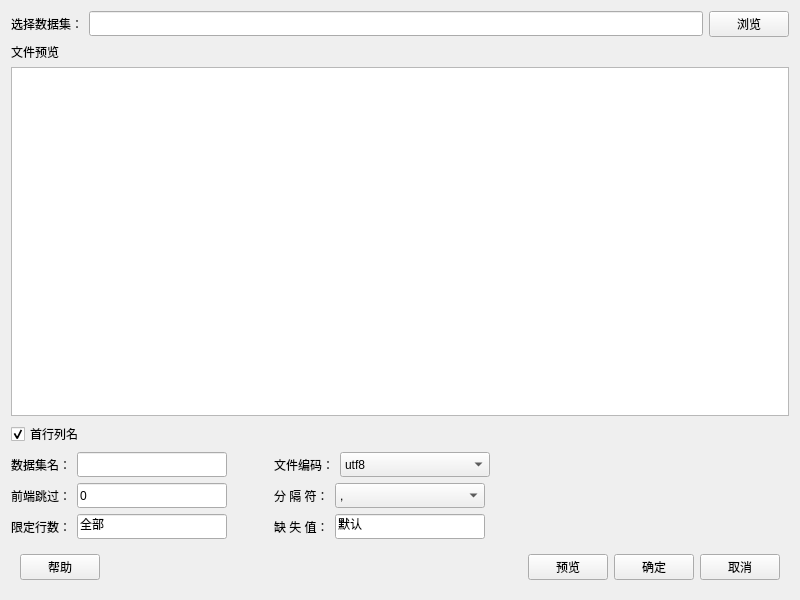
<?xml version="1.0" encoding="UTF-8"?>
<ui version="4.0">
 <class>Form</class>
 <widget class="QWidget" name="Form">
  <property name="geometry">
   <rect>
    <x>0</x>
    <y>0</y>
    <width>800</width>
    <height>600</height>
   </rect>
  </property>
  <property name="minimumSize">
   <size>
    <width>800</width>
    <height>600</height>
   </size>
  </property>
  <property name="maximumSize">
   <size>
    <width>16777215</width>
    <height>16777215</height>
   </size>
  </property>
  <property name="windowTitle">
   <string>导入文本数据</string>
  </property>
  <property name="windowIcon">
   <iconset>
    <normaloff>:/color/theme/default/icons/txt.svg</normaloff>:/color/theme/default/icons/txt.svg</iconset>
  </property>
  <layout class="QVBoxLayout" name="verticalLayout_3">
   <item>
    <layout class="QHBoxLayout" name="horizontalLayout">
     <item>
      <widget class="QLabel" name="label_8">
       <property name="minimumSize">
        <size>
         <width>0</width>
         <height>25</height>
        </size>
       </property>
       <property name="text">
        <string>选择数据集：</string>
       </property>
      </widget>
     </item>
     <item>
      <widget class="QLineEdit" name="lineEdit_filePath">
       <property name="minimumSize">
        <size>
         <width>0</width>
         <height>25</height>
        </size>
       </property>
      </widget>
     </item>
     <item>
      <widget class="QPushButton" name="pushButton_choosefile">
       <property name="minimumSize">
        <size>
         <width>0</width>
         <height>25</height>
        </size>
       </property>
       <property name="text">
        <string>浏览</string>
       </property>
      </widget>
     </item>
    </layout>
   </item>
   <item>
    <widget class="QLabel" name="label">
     <property name="text">
      <string>文件预览</string>
     </property>
    </widget>
   </item>
   <item>
    <widget class="QTableWidget" name="tableWidget_previewData"/>
   </item>
   <item>
    <widget class="QCheckBox" name="checkBox_ifColumns">
     <property name="text">
      <string>首行列名</string>
     </property>
     <property name="checked">
      <bool>true</bool>
     </property>
    </widget>
   </item>
   <item>
    <layout class="QHBoxLayout" name="horizontalLayout_9">
     <item>
      <layout class="QVBoxLayout" name="verticalLayout">
       <item>
        <layout class="QHBoxLayout" name="horizontalLayout_2">
         <item>
          <widget class="QLabel" name="label_6">
           <property name="minimumSize">
            <size>
             <width>0</width>
             <height>25</height>
            </size>
           </property>
           <property name="text">
            <string>数据集名：</string>
           </property>
          </widget>
         </item>
         <item>
          <widget class="QLineEdit" name="lineEdit_datasetName">
           <property name="minimumSize">
            <size>
             <width>150</width>
             <height>25</height>
            </size>
           </property>
           <property name="maximumSize">
            <size>
             <width>150</width>
             <height>16777215</height>
            </size>
           </property>
           <property name="text">
            <string/>
           </property>
          </widget>
         </item>
         <item>
          <spacer name="horizontalSpacer_7">
           <property name="orientation">
            <enum>Qt::Horizontal</enum>
           </property>
           <property name="sizeHint" stdset="0">
            <size>
             <width>40</width>
             <height>20</height>
            </size>
           </property>
          </spacer>
         </item>
        </layout>
       </item>
       <item>
        <layout class="QHBoxLayout" name="horizontalLayout_3">
         <item>
          <widget class="QLabel" name="label_3">
           <property name="minimumSize">
            <size>
             <width>0</width>
             <height>25</height>
            </size>
           </property>
           <property name="text">
            <string>前端跳过：</string>
           </property>
          </widget>
         </item>
         <item>
          <widget class="QLineEdit" name="lineEdit_passHead">
           <property name="minimumSize">
            <size>
             <width>150</width>
             <height>25</height>
            </size>
           </property>
           <property name="maximumSize">
            <size>
             <width>150</width>
             <height>16777215</height>
            </size>
           </property>
           <property name="text">
            <string>0</string>
           </property>
          </widget>
         </item>
         <item>
          <spacer name="horizontalSpacer_8">
           <property name="orientation">
            <enum>Qt::Horizontal</enum>
           </property>
           <property name="sizeHint" stdset="0">
            <size>
             <width>40</width>
             <height>20</height>
            </size>
           </property>
          </spacer>
         </item>
        </layout>
       </item>
       <item>
        <layout class="QHBoxLayout" name="horizontalLayout_4">
         <item>
          <widget class="QLabel" name="label_4">
           <property name="minimumSize">
            <size>
             <width>0</width>
             <height>25</height>
            </size>
           </property>
           <property name="text">
            <string>限定行数：</string>
           </property>
          </widget>
         </item>
         <item>
          <widget class="QLineEdit" name="lineEdit_limitRow">
           <property name="minimumSize">
            <size>
             <width>150</width>
             <height>25</height>
            </size>
           </property>
           <property name="maximumSize">
            <size>
             <width>150</width>
             <height>16777215</height>
            </size>
           </property>
           <property name="text">
            <string>全部</string>
           </property>
          </widget>
         </item>
         <item>
          <spacer name="horizontalSpacer_9">
           <property name="orientation">
            <enum>Qt::Horizontal</enum>
           </property>
           <property name="sizeHint" stdset="0">
            <size>
             <width>40</width>
             <height>20</height>
            </size>
           </property>
          </spacer>
         </item>
        </layout>
       </item>
      </layout>
     </item>
     <item>
      <layout class="QVBoxLayout" name="verticalLayout_2">
       <item>
        <layout class="QHBoxLayout" name="horizontalLayout_5">
         <item>
          <widget class="QLabel" name="label_5">
           <property name="minimumSize">
            <size>
             <width>0</width>
             <height>25</height>
            </size>
           </property>
           <property name="text">
            <string>文件编码：</string>
           </property>
          </widget>
         </item>
         <item>
          <widget class="QComboBox" name="comboBox_encode">
           <property name="minimumSize">
            <size>
             <width>150</width>
             <height>25</height>
            </size>
           </property>
           <property name="maximumSize">
            <size>
             <width>100</width>
             <height>16777215</height>
            </size>
           </property>
           <item>
            <property name="text">
             <string>utf8</string>
            </property>
           </item>
           <item>
            <property name="text">
             <string>gb2312</string>
            </property>
           </item>
           <item>
            <property name="text">
             <string>gbk</string>
            </property>
           </item>
           <item>
            <property name="text">
             <string>ascii</string>
            </property>
           </item>
          </widget>
         </item>
         <item>
          <spacer name="horizontalSpacer_3">
           <property name="orientation">
            <enum>Qt::Horizontal</enum>
           </property>
           <property name="sizeHint" stdset="0">
            <size>
             <width>40</width>
             <height>20</height>
            </size>
           </property>
          </spacer>
         </item>
        </layout>
       </item>
       <item>
        <layout class="QHBoxLayout" name="horizontalLayout_6">
         <item>
          <widget class="QLabel" name="label_2">
           <property name="minimumSize">
            <size>
             <width>0</width>
             <height>25</height>
            </size>
           </property>
           <property name="text">
            <string>分 隔 符：</string>
           </property>
          </widget>
         </item>
         <item>
          <widget class="QComboBox" name="comboBox_separator">
           <property name="minimumSize">
            <size>
             <width>150</width>
             <height>25</height>
            </size>
           </property>
           <property name="maximumSize">
            <size>
             <width>150</width>
             <height>16777215</height>
            </size>
           </property>
           <item>
            <property name="text">
             <string>,</string>
            </property>
           </item>
           <item>
            <property name="text">
             <string>;</string>
            </property>
           </item>
           <item>
            <property name="text">
             <string>\s</string>
            </property>
           </item>
           <item>
            <property name="text">
             <string>\t</string>
            </property>
           </item>
          </widget>
         </item>
         <item>
          <spacer name="horizontalSpacer_4">
           <property name="orientation">
            <enum>Qt::Horizontal</enum>
           </property>
           <property name="sizeHint" stdset="0">
            <size>
             <width>40</width>
             <height>20</height>
            </size>
           </property>
          </spacer>
         </item>
        </layout>
       </item>
       <item>
        <layout class="QHBoxLayout" name="horizontalLayout_7">
         <item>
          <widget class="QLabel" name="label_7">
           <property name="minimumSize">
            <size>
             <width>0</width>
             <height>25</height>
            </size>
           </property>
           <property name="text">
            <string>缺 失 值：</string>
           </property>
          </widget>
         </item>
         <item>
          <widget class="QLineEdit" name="lineEdit_missValue">
           <property name="minimumSize">
            <size>
             <width>150</width>
             <height>25</height>
            </size>
           </property>
           <property name="maximumSize">
            <size>
             <width>150</width>
             <height>16777215</height>
            </size>
           </property>
           <property name="text">
            <string>默认</string>
           </property>
          </widget>
         </item>
         <item>
          <spacer name="horizontalSpacer_5">
           <property name="orientation">
            <enum>Qt::Horizontal</enum>
           </property>
           <property name="sizeHint" stdset="0">
            <size>
             <width>40</width>
             <height>20</height>
            </size>
           </property>
          </spacer>
         </item>
        </layout>
       </item>
      </layout>
     </item>
     <item>
      <spacer name="horizontalSpacer">
       <property name="orientation">
        <enum>Qt::Horizontal</enum>
       </property>
       <property name="sizeHint" stdset="0">
        <size>
         <width>40</width>
         <height>20</height>
        </size>
       </property>
      </spacer>
     </item>
    </layout>
   </item>
   <item>
    <widget class="QWidget" name="widget" native="true">
     <property name="minimumSize">
      <size>
       <width>50</width>
       <height>0</height>
      </size>
     </property>
     <property name="maximumSize">
      <size>
       <width>16777215</width>
       <height>16777215</height>
      </size>
     </property>
     <layout class="QHBoxLayout" name="horizontalLayout_10">
      <item>
       <layout class="QHBoxLayout" name="horizontalLayout_8">
        <item>
         <widget class="QPushButton" name="pushButton_help">
          <property name="minimumSize">
           <size>
            <width>0</width>
            <height>25</height>
           </size>
          </property>
          <property name="text">
           <string>帮助</string>
          </property>
         </widget>
        </item>
        <item>
         <spacer name="horizontalSpacer_2">
          <property name="orientation">
           <enum>Qt::Horizontal</enum>
          </property>
          <property name="sizeHint" stdset="0">
           <size>
            <width>40</width>
            <height>20</height>
           </size>
          </property>
         </spacer>
        </item>
        <item>
         <widget class="QPushButton" name="pushButton_preview">
          <property name="minimumSize">
           <size>
            <width>0</width>
            <height>25</height>
           </size>
          </property>
          <property name="text">
           <string>预览</string>
          </property>
         </widget>
        </item>
        <item>
         <widget class="QPushButton" name="pushButton_ok">
          <property name="minimumSize">
           <size>
            <width>0</width>
            <height>25</height>
           </size>
          </property>
          <property name="text">
           <string>确定</string>
          </property>
         </widget>
        </item>
        <item>
         <widget class="QPushButton" name="pushButton_cancel">
          <property name="minimumSize">
           <size>
            <width>0</width>
            <height>25</height>
           </size>
          </property>
          <property name="text">
           <string>取消</string>
          </property>
         </widget>
        </item>
       </layout>
      </item>
     </layout>
    </widget>
   </item>
  </layout>
 </widget>
 <resources>
  <include location="../pyqtsource.qrc"/>
 </resources>
 <connections/>
</ui>
